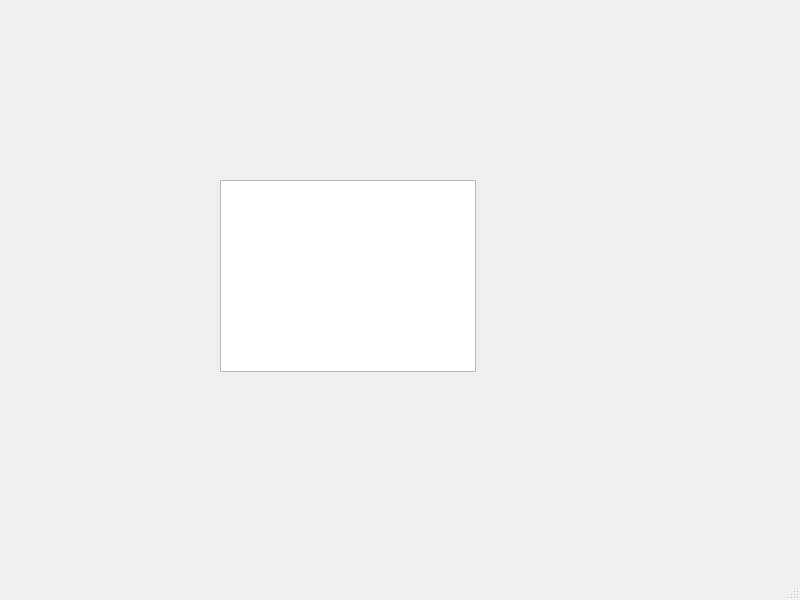
<?xml version="1.0" encoding="UTF-8"?>
<ui version="4.0">
 <class>MainWindow</class>
 <widget class="QMainWindow" name="MainWindow">
  <property name="geometry">
   <rect>
    <x>0</x>
    <y>0</y>
    <width>800</width>
    <height>600</height>
   </rect>
  </property>
  <property name="windowTitle">
   <string>MainWindow</string>
  </property>
  <widget class="QWidget" name="centralwidget">
   <widget class="QGraphicsView" name="graphicsView">
    <property name="geometry">
     <rect>
      <x>220</x>
      <y>180</y>
      <width>256</width>
      <height>192</height>
     </rect>
    </property>
   </widget>
  </widget>
  <widget class="QMenuBar" name="menubar">
   <property name="geometry">
    <rect>
     <x>0</x>
     <y>0</y>
     <width>800</width>
     <height>21</height>
    </rect>
   </property>
  </widget>
  <widget class="QStatusBar" name="statusbar"/>
 </widget>
 <resources/>
 <connections/>
</ui>
